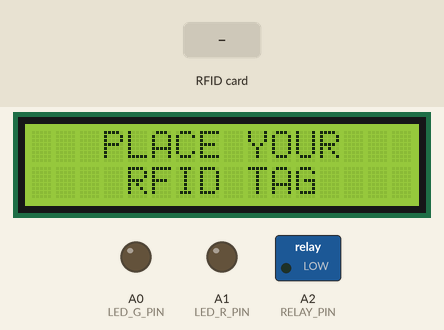
The sketch below on a simulated Arduino Uno, built with avr-gcc and run on an emulated ATmega328P. Parts: 16×2 character LCD, switched loads named in the sketch (green lamp = pin HIGH), output pins drawn as LEDs (lit = HIGH). Dashed ring = blinking. The test bench sets the inputs (shaded band). Pins used as bus, display or sensor lines are not drawn; what the sketch prints to the serial monitor is not drawn.

Above: at 3.3 s.
3.4 s: RFID card 5E 7A 19 C4 held to the reader
At 3.51 s:
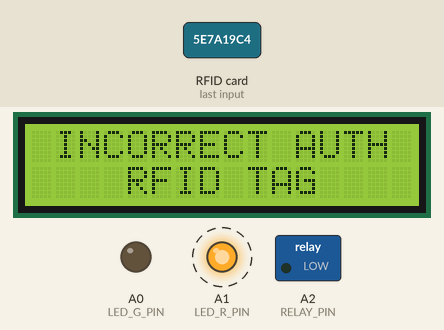
At 6.7 s:
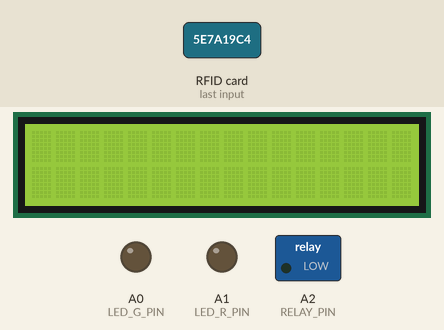
Timing chart, 0 to 8.2 s (numbered marks = the images above; inputs shaded):
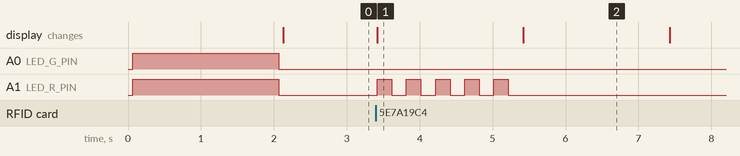

The sketch:

rfid_lock.ino
```cpp
#include <SPI.h>
#include <Wire.h>
#include <MFRC522.h>
#include <LiquidCrystal.h>

// LCD
#define LCD_PIN_D4        2
#define LCD_PIN_D5        3
#define LCD_PIN_D6        4
#define LCD_PIN_D7        5
#define LCD_PIN_RS        6
#define LCD_PIN_E         7

// RFID
#define RFID_PIN_SCK      13
#define RFID_PIN_MISO     12
#define RFID_PIN_MOSI     11
#define RFID_PIN_SS       10
#define RFID_PIN_RST      9

// Other
#define LED_G_PIN         A0
#define LED_R_PIN         A1
#define RELAY_PIN         A2

// Values
#define UNLOCK_TIME       6    // Seconds
#define SECRET_KEY        "MYSECRETKEY41139"

LiquidCrystal lcd(LCD_PIN_RS, LCD_PIN_E, LCD_PIN_D4, LCD_PIN_D5, LCD_PIN_D6, LCD_PIN_D7);
MFRC522 rfid(RFID_PIN_SS, RFID_PIN_RST);

void setup() {
  pinMode(LED_G_PIN, OUTPUT);
  pinMode(LED_R_PIN, OUTPUT);
  pinMode(RELAY_PIN, OUTPUT);

  lcd.begin(16,2);
  //lcd.backlight();

  digitalWrite(LED_G_PIN,HIGH);
  digitalWrite(LED_R_PIN,HIGH);
  printLCD(0,0,"   RFID  LOCK   ");
  printLCD(0,1,"   RFID  LOCK   ");
  delay(2000);
  digitalWrite(LED_G_PIN,LOW);
  digitalWrite(LED_R_PIN,LOW);

  Serial.begin(115200);
  SPI.begin();
  rfid.PCD_Init();
  lcd.clear();

  Serial.println(F("Checking MFRC522..."));
  rfid.PCD_DumpVersionToSerial();
  Serial.println(rfid.PCD_PerformSelfTest());
  while (!rfid.PCD_PerformSelfTest()) {
    Serial.println(F("*****************************"));
    Serial.println(F("MFRC522 Digital self test:"));
    Serial.println(GetRFIDVersion());  // Show version of PCD - MFRC522 Card Reader
    Serial.println();

    printLCD(0,0,"   RFID   ERR   ");
    printLCD(0,1," SER DIAG START ");

    for (int i = 0; i < 4; i++) {
      digitalWrite(LED_R_PIN, HIGH);
      delay(150);
      digitalWrite(LED_R_PIN, LOW);
      delay(150);
    }
  }

  Serial.println("MFRC522 ok");
}

unsigned long lastSerialUpdate = 0;
bool hasErrorPrinted = false;
bool hasPrinted = false;
void loop()  {
  //if (millis() - lastSerialUpdate > 1000) { Serial.println("KEEP ALIVE"); lastSerialUpdate = millis(); }

  if (!rfid.PCD_PerformSelfTest()) {
    if (!hasErrorPrinted) {
      lcd.clear();
      printLCD(0,0,"   RFID   ERR   ");
      printLCD(0,1,"   COMMS LOST   ");
    }

    while (!rfid.PCD_PerformSelfTest()) { delay(50); }
    hasPrinted = false;
    hasErrorPrinted = true;
    return;
  }

  if (!hasPrinted) {
    hasPrinted = true;
    hasErrorPrinted = false;
    lcd.clear();
    printLCD(0,0,"   PLACE YOUR   ");
    printLCD(0,1,"    RFID TAG    ");
  }


  if (!rfid.PICC_IsNewCardPresent()) { return; }
  if (!rfid.PICC_ReadCardSerial())   { return; }
  hasPrinted = false;
  hasErrorPrinted = false;

  String content = readBlockData(1);  // Read block 1 (you may need to adjust based on your tag's layout)
  content.toUpperCase();
  Serial.println("Contents: " + content);

  if (content == SECRET_KEY) {
    // Correct card used
    lcd.clear();
    printLCD(0,0,"    UNLOCKED    ");
    delay(2000);

    lcd.clear();
    digitalWrite(LED_G_PIN, HIGH);
    digitalWrite(RELAY_PIN, HIGH);
    delay(UNLOCK_TIME * 1000);

    printLCD(0,0,"     LOCKED     ");
    digitalWrite(RELAY_PIN, LOW);
    digitalWrite(LED_G_PIN, LOW);
    delay(1000);
  } else {
    // Wrong card used
    printLCD(0,0," INCORRECT AUTH ");
    for (int i = 0; i < 5; i++) {
      digitalWrite(LED_R_PIN, HIGH);
      delay(200);
      digitalWrite(LED_R_PIN, LOW);
      delay(200);
    }

    lcd.clear();
    delay(2000);
  }

  rfid.PICC_HaltA();
}

void printLCD(int x, int y, String msg) {
  lcd.setCursor(x, y);
  lcd.print(msg);
}

String GetRFIDVersion() {
  return String(rfid.PCD_ReadRegister(rfid.CommandReg), HEX);
}

String readBlockData(byte block) {
  MFRC522::MIFARE_Key key;
  for (byte i = 0; i < 6; i++) key.keyByte[i] = 0xFF;

  MFRC522::StatusCode status;

  // Authenticate with the card
  status = rfid.PCD_Authenticate(MFRC522::PICC_CMD_MF_AUTH_KEY_A, block, &key, &(rfid.uid));
  if (status != MFRC522::STATUS_OK) {
    Serial.print(F("Authentication failed: "));
    Serial.println(rfid.GetStatusCodeName(status));
    return "";
  }

  byte buffer[18];
  byte len = 18;

  // Read data from the block
  status = rfid.MIFARE_Read(block, buffer, &len);
  if (status != MFRC522::STATUS_OK) {
    Serial.print(F("Reading failed: "));
    Serial.println(rfid.GetStatusCodeName(status));
    return "";
  }

  // Convert the data to a string, ignoring spaces (0x20)
  String data = "";
  for (uint8_t i = 0; i < 16; i++) {
    if (buffer[i] != 32) {
      data += (char)buffer[i];
    }
  }

  return data;
}
```

Measured:
- after the input at 3.4 s, A1 (LED_R_PIN): alternates HIGH for 0.20 s and LOW for 0.20 s, 10 changes in all, then stays LOW, starting at once; the display: changes at once (image 1)
- what the display in image 1 shows lasts 2.0 s, from 3.4 s to 5.4 s
